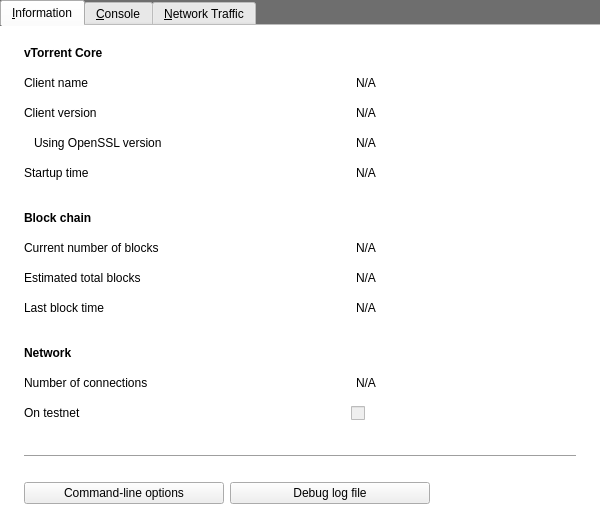
<?xml version="1.0" encoding="UTF-8"?>
<ui version="4.0">
 <class>RPCConsole</class>
 <widget class="QDialog" name="RPCConsole">
  <property name="geometry">
   <rect>
    <x>0</x>
    <y>0</y>
    <width>600</width>
    <height>525</height>
   </rect>
  </property>
  <property name="sizePolicy">
   <sizepolicy hsizetype="Preferred" vsizetype="Preferred">
    <horstretch>0</horstretch>
    <verstretch>0</verstretch>
   </sizepolicy>
  </property>
  <property name="minimumSize">
   <size>
    <width>600</width>
    <height>525</height>
   </size>
  </property>
  <property name="maximumSize">
   <size>
    <width>600</width>
    <height>525</height>
   </size>
  </property>
  <property name="windowTitle">
   <string>vTorrent - Debug window</string>
  </property>
  <property name="styleSheet">
   <string notr="true">QDialog { 
background-color: rgb(110,110,110);
}</string>
  </property>
  <layout class="QVBoxLayout" name="verticalLayout_2">
   <property name="leftMargin">
    <number>0</number>
   </property>
   <property name="topMargin">
    <number>0</number>
   </property>
   <property name="rightMargin">
    <number>0</number>
   </property>
   <property name="bottomMargin">
    <number>0</number>
   </property>
   <item>
    <widget class="QTabWidget" name="tabWidget">
     <property name="styleSheet">
      <string notr="true">#tab_info {
	background-color: rgb(255,255,255);
}
#tab_console {
	background-color: rgb(255,255,255);
}
#tab {
	background-color: rgb(255,255,255);
}</string>
     </property>
     <property name="currentIndex">
      <number>0</number>
     </property>
     <property name="documentMode">
      <bool>true</bool>
     </property>
     <widget class="QWidget" name="tab_info">
      <attribute name="title">
       <string>&amp;Information</string>
      </attribute>
      <layout class="QVBoxLayout" name="verticalLayout_10">
       <property name="spacing">
        <number>12</number>
       </property>
       <property name="leftMargin">
        <number>24</number>
       </property>
       <property name="rightMargin">
        <number>24</number>
       </property>
       <item>
        <widget class="QFrame" name="frame">
         <property name="minimumSize">
          <size>
           <width>0</width>
           <height>150</height>
          </size>
         </property>
         <property name="maximumSize">
          <size>
           <width>16777215</width>
           <height>150</height>
          </size>
         </property>
         <layout class="QVBoxLayout" name="verticalLayout_6">
          <property name="spacing">
           <number>0</number>
          </property>
          <property name="leftMargin">
           <number>0</number>
          </property>
          <property name="topMargin">
           <number>0</number>
          </property>
          <property name="rightMargin">
           <number>0</number>
          </property>
          <property name="bottomMargin">
           <number>0</number>
          </property>
          <item>
           <widget class="QLabel" name="label_9">
            <property name="maximumSize">
             <size>
              <width>16777215</width>
              <height>30</height>
             </size>
            </property>
            <property name="font">
             <font>
              <weight>75</weight>
              <bold>true</bold>
             </font>
            </property>
            <property name="text">
             <string>&lt;html&gt;&lt;head/&gt;&lt;body&gt;&lt;p&gt;&lt;span style=&quot; font-weight:600;&quot;&gt;vTorrent Core&lt;/span&gt;&lt;/p&gt;&lt;/body&gt;&lt;/html&gt;</string>
            </property>
           </widget>
          </item>
          <item>
           <widget class="QFrame" name="frame">
            <property name="maximumSize">
             <size>
              <width>16777215</width>
              <height>30</height>
             </size>
            </property>
            <layout class="QHBoxLayout" name="horizontalLayout_6">
             <property name="leftMargin">
              <number>0</number>
             </property>
             <property name="topMargin">
              <number>0</number>
             </property>
             <property name="rightMargin">
              <number>0</number>
             </property>
             <property name="bottomMargin">
              <number>0</number>
             </property>
             <item>
              <widget class="QLabel" name="label_5">
               <property name="minimumSize">
                <size>
                 <width>0</width>
                 <height>30</height>
                </size>
               </property>
               <property name="text">
                <string>Client name</string>
               </property>
              </widget>
             </item>
             <item>
              <widget class="QLabel" name="clientName">
               <property name="minimumSize">
                <size>
                 <width>220</width>
                 <height>30</height>
                </size>
               </property>
               <property name="maximumSize">
                <size>
                 <width>220</width>
                 <height>16777215</height>
                </size>
               </property>
               <property name="cursor">
                <cursorShape>IBeamCursor</cursorShape>
               </property>
               <property name="text">
                <string>N/A</string>
               </property>
               <property name="textFormat">
                <enum>Qt::PlainText</enum>
               </property>
               <property name="textInteractionFlags">
                <set>Qt::LinksAccessibleByMouse|Qt::TextSelectableByKeyboard|Qt::TextSelectableByMouse</set>
               </property>
              </widget>
             </item>
            </layout>
           </widget>
          </item>
          <item>
           <widget class="QFrame" name="frame">
            <property name="maximumSize">
             <size>
              <width>16777215</width>
              <height>30</height>
             </size>
            </property>
            <layout class="QHBoxLayout" name="horizontalLayout_7">
             <property name="leftMargin">
              <number>0</number>
             </property>
             <property name="topMargin">
              <number>0</number>
             </property>
             <property name="rightMargin">
              <number>0</number>
             </property>
             <property name="bottomMargin">
              <number>0</number>
             </property>
             <item>
              <widget class="QLabel" name="label_6">
               <property name="minimumSize">
                <size>
                 <width>0</width>
                 <height>30</height>
                </size>
               </property>
               <property name="text">
                <string>Client version</string>
               </property>
              </widget>
             </item>
             <item>
              <widget class="QLabel" name="clientVersion">
               <property name="minimumSize">
                <size>
                 <width>220</width>
                 <height>30</height>
                </size>
               </property>
               <property name="maximumSize">
                <size>
                 <width>220</width>
                 <height>16777215</height>
                </size>
               </property>
               <property name="cursor">
                <cursorShape>IBeamCursor</cursorShape>
               </property>
               <property name="text">
                <string>N/A</string>
               </property>
               <property name="textFormat">
                <enum>Qt::PlainText</enum>
               </property>
               <property name="textInteractionFlags">
                <set>Qt::LinksAccessibleByMouse|Qt::TextSelectableByKeyboard|Qt::TextSelectableByMouse</set>
               </property>
              </widget>
             </item>
            </layout>
           </widget>
          </item>
          <item>
           <widget class="QFrame" name="frame">
            <property name="maximumSize">
             <size>
              <width>16777215</width>
              <height>30</height>
             </size>
            </property>
            <layout class="QHBoxLayout" name="horizontalLayout_8">
             <property name="leftMargin">
              <number>0</number>
             </property>
             <property name="topMargin">
              <number>0</number>
             </property>
             <property name="rightMargin">
              <number>0</number>
             </property>
             <property name="bottomMargin">
              <number>0</number>
             </property>
             <item>
              <widget class="QLabel" name="label_14">
               <property name="minimumSize">
                <size>
                 <width>0</width>
                 <height>30</height>
                </size>
               </property>
               <property name="text">
                <string>Using OpenSSL version</string>
               </property>
               <property name="indent">
                <number>10</number>
               </property>
              </widget>
             </item>
             <item>
              <widget class="QLabel" name="openSSLVersion">
               <property name="minimumSize">
                <size>
                 <width>220</width>
                 <height>30</height>
                </size>
               </property>
               <property name="maximumSize">
                <size>
                 <width>220</width>
                 <height>16777215</height>
                </size>
               </property>
               <property name="cursor">
                <cursorShape>IBeamCursor</cursorShape>
               </property>
               <property name="text">
                <string>N/A</string>
               </property>
               <property name="textFormat">
                <enum>Qt::PlainText</enum>
               </property>
               <property name="textInteractionFlags">
                <set>Qt::LinksAccessibleByMouse|Qt::TextSelectableByKeyboard|Qt::TextSelectableByMouse</set>
               </property>
              </widget>
             </item>
            </layout>
           </widget>
          </item>
          <item>
           <widget class="QFrame" name="frame">
            <property name="maximumSize">
             <size>
              <width>16777215</width>
              <height>30</height>
             </size>
            </property>
            <layout class="QHBoxLayout" name="horizontalLayout_9">
             <property name="leftMargin">
              <number>0</number>
             </property>
             <property name="topMargin">
              <number>0</number>
             </property>
             <property name="rightMargin">
              <number>0</number>
             </property>
             <property name="bottomMargin">
              <number>0</number>
             </property>
             <item>
              <widget class="QLabel" name="label_13">
               <property name="minimumSize">
                <size>
                 <width>0</width>
                 <height>30</height>
                </size>
               </property>
               <property name="text">
                <string>Startup time</string>
               </property>
              </widget>
             </item>
             <item>
              <widget class="QLabel" name="startupTime">
               <property name="minimumSize">
                <size>
                 <width>220</width>
                 <height>30</height>
                </size>
               </property>
               <property name="maximumSize">
                <size>
                 <width>220</width>
                 <height>16777215</height>
                </size>
               </property>
               <property name="cursor">
                <cursorShape>IBeamCursor</cursorShape>
               </property>
               <property name="text">
                <string>N/A</string>
               </property>
               <property name="textFormat">
                <enum>Qt::PlainText</enum>
               </property>
               <property name="textInteractionFlags">
                <set>Qt::LinksAccessibleByMouse|Qt::TextSelectableByKeyboard|Qt::TextSelectableByMouse</set>
               </property>
              </widget>
             </item>
            </layout>
           </widget>
          </item>
         </layout>
        </widget>
       </item>
       <item>
        <widget class="QFrame" name="frame_3">
         <property name="minimumSize">
          <size>
           <width>0</width>
           <height>120</height>
          </size>
         </property>
         <property name="maximumSize">
          <size>
           <width>16777215</width>
           <height>120</height>
          </size>
         </property>
         <layout class="QVBoxLayout" name="verticalLayout_8">
          <property name="spacing">
           <number>0</number>
          </property>
          <property name="leftMargin">
           <number>0</number>
          </property>
          <property name="topMargin">
           <number>0</number>
          </property>
          <property name="rightMargin">
           <number>0</number>
          </property>
          <property name="bottomMargin">
           <number>0</number>
          </property>
          <item>
           <widget class="QLabel" name="label_10">
            <property name="minimumSize">
             <size>
              <width>0</width>
              <height>30</height>
             </size>
            </property>
            <property name="font">
             <font>
              <weight>75</weight>
              <bold>true</bold>
             </font>
            </property>
            <property name="text">
             <string>&lt;html&gt;&lt;head/&gt;&lt;body&gt;&lt;p&gt;&lt;span style=&quot; font-weight:600;&quot;&gt;Block chain&lt;/span&gt;&lt;/p&gt;&lt;/body&gt;&lt;/html&gt;</string>
            </property>
           </widget>
          </item>
          <item>
           <widget class="QFrame" name="frame">
            <property name="minimumSize">
             <size>
              <width>0</width>
              <height>30</height>
             </size>
            </property>
            <layout class="QHBoxLayout" name="horizontalLayout_12">
             <property name="leftMargin">
              <number>0</number>
             </property>
             <property name="topMargin">
              <number>0</number>
             </property>
             <property name="rightMargin">
              <number>0</number>
             </property>
             <property name="bottomMargin">
              <number>0</number>
             </property>
             <item>
              <widget class="QLabel" name="label_3">
               <property name="minimumSize">
                <size>
                 <width>0</width>
                 <height>30</height>
                </size>
               </property>
               <property name="text">
                <string>Current number of blocks</string>
               </property>
              </widget>
             </item>
             <item>
              <widget class="QLabel" name="numberOfBlocks">
               <property name="minimumSize">
                <size>
                 <width>220</width>
                 <height>30</height>
                </size>
               </property>
               <property name="maximumSize">
                <size>
                 <width>220</width>
                 <height>16777215</height>
                </size>
               </property>
               <property name="cursor">
                <cursorShape>IBeamCursor</cursorShape>
               </property>
               <property name="text">
                <string>N/A</string>
               </property>
               <property name="textFormat">
                <enum>Qt::PlainText</enum>
               </property>
               <property name="textInteractionFlags">
                <set>Qt::LinksAccessibleByMouse|Qt::TextSelectableByKeyboard|Qt::TextSelectableByMouse</set>
               </property>
              </widget>
             </item>
            </layout>
           </widget>
          </item>
          <item>
           <widget class="QFrame" name="frame">
            <property name="minimumSize">
             <size>
              <width>0</width>
              <height>30</height>
             </size>
            </property>
            <layout class="QHBoxLayout" name="horizontalLayout_13">
             <property name="leftMargin">
              <number>0</number>
             </property>
             <property name="topMargin">
              <number>0</number>
             </property>
             <property name="rightMargin">
              <number>0</number>
             </property>
             <property name="bottomMargin">
              <number>0</number>
             </property>
             <item>
              <widget class="QLabel" name="label_4">
               <property name="minimumSize">
                <size>
                 <width>0</width>
                 <height>30</height>
                </size>
               </property>
               <property name="text">
                <string>Estimated total blocks</string>
               </property>
              </widget>
             </item>
             <item>
              <widget class="QLabel" name="totalBlocks">
               <property name="minimumSize">
                <size>
                 <width>220</width>
                 <height>30</height>
                </size>
               </property>
               <property name="maximumSize">
                <size>
                 <width>220</width>
                 <height>16777215</height>
                </size>
               </property>
               <property name="cursor">
                <cursorShape>IBeamCursor</cursorShape>
               </property>
               <property name="text">
                <string>N/A</string>
               </property>
               <property name="textFormat">
                <enum>Qt::PlainText</enum>
               </property>
               <property name="textInteractionFlags">
                <set>Qt::LinksAccessibleByMouse|Qt::TextSelectableByKeyboard|Qt::TextSelectableByMouse</set>
               </property>
              </widget>
             </item>
            </layout>
           </widget>
          </item>
          <item>
           <widget class="QFrame" name="frame">
            <property name="minimumSize">
             <size>
              <width>0</width>
              <height>30</height>
             </size>
            </property>
            <layout class="QHBoxLayout" name="horizontalLayout_14">
             <property name="leftMargin">
              <number>0</number>
             </property>
             <property name="topMargin">
              <number>0</number>
             </property>
             <property name="rightMargin">
              <number>0</number>
             </property>
             <property name="bottomMargin">
              <number>0</number>
             </property>
             <item>
              <widget class="QLabel" name="label_2">
               <property name="minimumSize">
                <size>
                 <width>0</width>
                 <height>30</height>
                </size>
               </property>
               <property name="text">
                <string>Last block time</string>
               </property>
              </widget>
             </item>
             <item>
              <widget class="QLabel" name="lastBlockTime">
               <property name="minimumSize">
                <size>
                 <width>220</width>
                 <height>30</height>
                </size>
               </property>
               <property name="maximumSize">
                <size>
                 <width>220</width>
                 <height>16777215</height>
                </size>
               </property>
               <property name="cursor">
                <cursorShape>IBeamCursor</cursorShape>
               </property>
               <property name="text">
                <string>N/A</string>
               </property>
               <property name="textFormat">
                <enum>Qt::PlainText</enum>
               </property>
               <property name="textInteractionFlags">
                <set>Qt::LinksAccessibleByMouse|Qt::TextSelectableByKeyboard|Qt::TextSelectableByMouse</set>
               </property>
              </widget>
             </item>
            </layout>
           </widget>
          </item>
         </layout>
        </widget>
       </item>
       <item>
        <widget class="QFrame" name="frame_2">
         <property name="minimumSize">
          <size>
           <width>0</width>
           <height>90</height>
          </size>
         </property>
         <property name="maximumSize">
          <size>
           <width>16777215</width>
           <height>90</height>
          </size>
         </property>
         <layout class="QVBoxLayout" name="verticalLayout_7">
          <property name="spacing">
           <number>0</number>
          </property>
          <property name="leftMargin">
           <number>0</number>
          </property>
          <property name="topMargin">
           <number>0</number>
          </property>
          <property name="rightMargin">
           <number>0</number>
          </property>
          <property name="bottomMargin">
           <number>0</number>
          </property>
          <item>
           <widget class="QLabel" name="label_11">
            <property name="minimumSize">
             <size>
              <width>0</width>
              <height>30</height>
             </size>
            </property>
            <property name="font">
             <font>
              <weight>75</weight>
              <bold>true</bold>
             </font>
            </property>
            <property name="text">
             <string>&lt;html&gt;&lt;head/&gt;&lt;body&gt;&lt;p&gt;&lt;span style=&quot; font-weight:600;&quot;&gt;Network&lt;/span&gt;&lt;/p&gt;&lt;/body&gt;&lt;/html&gt;</string>
            </property>
           </widget>
          </item>
          <item>
           <widget class="QFrame" name="frame">
            <layout class="QHBoxLayout" name="horizontalLayout_10">
             <property name="leftMargin">
              <number>0</number>
             </property>
             <property name="topMargin">
              <number>0</number>
             </property>
             <property name="rightMargin">
              <number>0</number>
             </property>
             <property name="bottomMargin">
              <number>0</number>
             </property>
             <item>
              <widget class="QLabel" name="label_7">
               <property name="minimumSize">
                <size>
                 <width>0</width>
                 <height>30</height>
                </size>
               </property>
               <property name="text">
                <string>Number of connections</string>
               </property>
              </widget>
             </item>
             <item>
              <widget class="QLabel" name="numberOfConnections">
               <property name="minimumSize">
                <size>
                 <width>220</width>
                 <height>30</height>
                </size>
               </property>
               <property name="maximumSize">
                <size>
                 <width>220</width>
                 <height>16777215</height>
                </size>
               </property>
               <property name="cursor">
                <cursorShape>IBeamCursor</cursorShape>
               </property>
               <property name="text">
                <string>N/A</string>
               </property>
               <property name="textFormat">
                <enum>Qt::PlainText</enum>
               </property>
               <property name="textInteractionFlags">
                <set>Qt::LinksAccessibleByMouse|Qt::TextSelectableByKeyboard|Qt::TextSelectableByMouse</set>
               </property>
              </widget>
             </item>
            </layout>
           </widget>
          </item>
          <item>
           <widget class="QFrame" name="frame">
            <layout class="QHBoxLayout" name="horizontalLayout_11">
             <property name="leftMargin">
              <number>0</number>
             </property>
             <property name="topMargin">
              <number>0</number>
             </property>
             <property name="rightMargin">
              <number>0</number>
             </property>
             <property name="bottomMargin">
              <number>0</number>
             </property>
             <item>
              <widget class="QLabel" name="label_8">
               <property name="minimumSize">
                <size>
                 <width>0</width>
                 <height>30</height>
                </size>
               </property>
               <property name="text">
                <string>On testnet</string>
               </property>
              </widget>
             </item>
             <item>
              <widget class="QCheckBox" name="isTestNet">
               <property name="enabled">
                <bool>false</bool>
               </property>
               <property name="minimumSize">
                <size>
                 <width>225</width>
                 <height>30</height>
                </size>
               </property>
               <property name="maximumSize">
                <size>
                 <width>225</width>
                 <height>16777215</height>
                </size>
               </property>
              </widget>
             </item>
            </layout>
           </widget>
          </item>
         </layout>
        </widget>
       </item>
       <item>
        <spacer name="verticalSpacer_2">
         <property name="orientation">
          <enum>Qt::Vertical</enum>
         </property>
         <property name="sizeType">
          <enum>QSizePolicy::Fixed</enum>
         </property>
         <property name="sizeHint" stdset="0">
          <size>
           <width>20</width>
           <height>12</height>
          </size>
         </property>
        </spacer>
       </item>
       <item>
        <widget class="Line" name="line_3">
         <property name="orientation">
          <enum>Qt::Horizontal</enum>
         </property>
        </widget>
       </item>
       <item>
        <widget class="QFrame" name="frame_5">
         <property name="minimumSize">
          <size>
           <width>0</width>
           <height>40</height>
          </size>
         </property>
         <property name="maximumSize">
          <size>
           <width>16777215</width>
           <height>40</height>
          </size>
         </property>
         <layout class="QHBoxLayout" name="horizontalLayout_15">
          <property name="leftMargin">
           <number>0</number>
          </property>
          <property name="topMargin">
           <number>0</number>
          </property>
          <property name="rightMargin">
           <number>0</number>
          </property>
          <property name="bottomMargin">
           <number>0</number>
          </property>
          <item>
           <widget class="QPushButton" name="showCLOptionsButton">
            <property name="minimumSize">
             <size>
              <width>200</width>
              <height>0</height>
             </size>
            </property>
            <property name="toolTip">
             <string>Show the vTorrent-Qt help message to get a list with possible XCash command-line options.</string>
            </property>
            <property name="text">
             <string>Command-line options</string>
            </property>
            <property name="autoDefault">
             <bool>false</bool>
            </property>
           </widget>
          </item>
          <item>
           <widget class="QPushButton" name="openDebugLogfileButton">
            <property name="minimumSize">
             <size>
              <width>200</width>
              <height>0</height>
             </size>
            </property>
            <property name="toolTip">
             <string>Open the vTorrent debug log file from the current data directory. This can take a few seconds for large log files.</string>
            </property>
            <property name="text">
             <string>Debug log file</string>
            </property>
            <property name="autoDefault">
             <bool>false</bool>
            </property>
           </widget>
          </item>
          <item>
           <spacer name="horizontalSpacer_2">
            <property name="orientation">
             <enum>Qt::Horizontal</enum>
            </property>
            <property name="sizeHint" stdset="0">
             <size>
              <width>40</width>
              <height>20</height>
             </size>
            </property>
           </spacer>
          </item>
         </layout>
        </widget>
       </item>
      </layout>
     </widget>
     <widget class="QWidget" name="tab_console">
      <attribute name="title">
       <string>&amp;Console</string>
      </attribute>
      <layout class="QVBoxLayout" name="verticalLayout_3">
       <property name="spacing">
        <number>6</number>
       </property>
       <property name="leftMargin">
        <number>12</number>
       </property>
       <property name="rightMargin">
        <number>12</number>
       </property>
       <property name="bottomMargin">
        <number>12</number>
       </property>
       <item>
        <widget class="QTextEdit" name="messagesWidget">
         <property name="minimumSize">
          <size>
           <width>0</width>
           <height>100</height>
          </size>
         </property>
         <property name="readOnly">
          <bool>true</bool>
         </property>
         <property name="tabKeyNavigation" stdset="0">
          <bool>false</bool>
         </property>
         <property name="columnCount" stdset="0">
          <number>2</number>
         </property>
        </widget>
       </item>
       <item>
        <layout class="QHBoxLayout" name="horizontalLayout">
         <property name="spacing">
          <number>3</number>
         </property>
         <item>
          <widget class="QLabel" name="label">
           <property name="text">
            <string notr="true">&gt;</string>
           </property>
          </widget>
         </item>
         <item>
          <widget class="QLineEdit" name="lineEdit"/>
         </item>
         <item>
          <widget class="QPushButton" name="clearButton">
           <property name="maximumSize">
            <size>
             <width>24</width>
             <height>24</height>
            </size>
           </property>
           <property name="toolTip">
            <string>Clear console</string>
           </property>
           <property name="text">
            <string/>
           </property>
           <property name="icon">
            <iconset resource="../bitcoin.qrc">
             <normaloff>:/icons/remove</normaloff>:/icons/remove</iconset>
           </property>
           <property name="shortcut">
            <string notr="true">Ctrl+L</string>
           </property>
           <property name="autoDefault">
            <bool>false</bool>
           </property>
          </widget>
         </item>
        </layout>
       </item>
      </layout>
     </widget>
     <widget class="QWidget" name="tab">
      <attribute name="title">
       <string>&amp;Network Traffic</string>
      </attribute>
      <layout class="QHBoxLayout" name="horizontalLayout_3">
       <item>
        <layout class="QVBoxLayout" name="verticalLayout_4">
         <item>
          <widget class="TrafficGraphWidget" name="trafficGraph" native="true">
           <property name="sizePolicy">
            <sizepolicy hsizetype="Expanding" vsizetype="Expanding">
             <horstretch>0</horstretch>
             <verstretch>0</verstretch>
            </sizepolicy>
           </property>
          </widget>
         </item>
         <item>
          <layout class="QHBoxLayout" name="horizontalLayout_2">
           <item>
            <widget class="QSlider" name="sldGraphRange">
             <property name="minimum">
              <number>1</number>
             </property>
             <property name="maximum">
              <number>288</number>
             </property>
             <property name="pageStep">
              <number>12</number>
             </property>
             <property name="value">
              <number>6</number>
             </property>
             <property name="orientation">
              <enum>Qt::Horizontal</enum>
             </property>
            </widget>
           </item>
           <item>
            <widget class="QLabel" name="lblGraphRange">
             <property name="minimumSize">
              <size>
               <width>100</width>
               <height>0</height>
              </size>
             </property>
             <property name="alignment">
              <set>Qt::AlignCenter</set>
             </property>
            </widget>
           </item>
           <item>
            <widget class="QPushButton" name="btnClearTrafficGraph">
             <property name="text">
              <string>&amp;Clear</string>
             </property>
            </widget>
           </item>
          </layout>
         </item>
        </layout>
       </item>
       <item>
        <layout class="QVBoxLayout" name="verticalLayout">
         <item>
          <widget class="QGroupBox" name="groupBox">
           <layout class="QVBoxLayout" name="verticalLayout_5">
            <item>
             <widget class="QLabel" name="label_12">
              <property name="text">
               <string>Totals</string>
              </property>
             </widget>
            </item>
            <item>
             <layout class="QHBoxLayout" name="horizontalLayout_4">
              <item>
               <widget class="Line" name="line">
                <property name="sizePolicy">
                 <sizepolicy hsizetype="Fixed" vsizetype="Fixed">
                  <horstretch>0</horstretch>
                  <verstretch>0</verstretch>
                 </sizepolicy>
                </property>
                <property name="minimumSize">
                 <size>
                  <width>10</width>
                  <height>0</height>
                 </size>
                </property>
                <property name="palette">
                 <palette>
                  <active>
                   <colorrole role="Light">
                    <brush brushstyle="SolidPattern">
                     <color alpha="255">
                      <red>0</red>
                      <green>255</green>
                      <blue>0</blue>
                     </color>
                    </brush>
                   </colorrole>
                  </active>
                  <inactive>
                   <colorrole role="Light">
                    <brush brushstyle="SolidPattern">
                     <color alpha="255">
                      <red>0</red>
                      <green>255</green>
                      <blue>0</blue>
                     </color>
                    </brush>
                   </colorrole>
                  </inactive>
                  <disabled>
                   <colorrole role="Light">
                    <brush brushstyle="SolidPattern">
                     <color alpha="255">
                      <red>0</red>
                      <green>255</green>
                      <blue>0</blue>
                     </color>
                    </brush>
                   </colorrole>
                  </disabled>
                 </palette>
                </property>
                <property name="orientation">
                 <enum>Qt::Horizontal</enum>
                </property>
               </widget>
              </item>
              <item>
               <widget class="QLabel" name="label_16">
                <property name="text">
                 <string>In:</string>
                </property>
               </widget>
              </item>
              <item>
               <widget class="QLabel" name="lblBytesIn">
                <property name="minimumSize">
                 <size>
                  <width>50</width>
                  <height>0</height>
                 </size>
                </property>
                <property name="alignment">
                 <set>Qt::AlignRight|Qt::AlignTrailing|Qt::AlignVCenter</set>
                </property>
               </widget>
              </item>
             </layout>
            </item>
            <item>
             <layout class="QHBoxLayout" name="horizontalLayout_5">
              <item>
               <widget class="Line" name="line_2">
                <property name="sizePolicy">
                 <sizepolicy hsizetype="Fixed" vsizetype="Fixed">
                  <horstretch>0</horstretch>
                  <verstretch>0</verstretch>
                 </sizepolicy>
                </property>
                <property name="minimumSize">
                 <size>
                  <width>10</width>
                  <height>0</height>
                 </size>
                </property>
                <property name="palette">
                 <palette>
                  <active>
                   <colorrole role="Light">
                    <brush brushstyle="SolidPattern">
                     <color alpha="255">
                      <red>255</red>
                      <green>0</green>
                      <blue>0</blue>
                     </color>
                    </brush>
                   </colorrole>
                  </active>
                  <inactive>
                   <colorrole role="Light">
                    <brush brushstyle="SolidPattern">
                     <color alpha="255">
                      <red>255</red>
                      <green>0</green>
                      <blue>0</blue>
                     </color>
                    </brush>
                   </colorrole>
                  </inactive>
                  <disabled>
                   <colorrole role="Light">
                    <brush brushstyle="SolidPattern">
                     <color alpha="255">
                      <red>255</red>
                      <green>0</green>
                      <blue>0</blue>
                     </color>
                    </brush>
                   </colorrole>
                  </disabled>
                 </palette>
                </property>
                <property name="orientation">
                 <enum>Qt::Horizontal</enum>
                </property>
               </widget>
              </item>
              <item>
               <widget class="QLabel" name="label_17">
                <property name="text">
                 <string>Out:</string>
                </property>
               </widget>
              </item>
              <item>
               <widget class="QLabel" name="lblBytesOut">
                <property name="minimumSize">
                 <size>
                  <width>50</width>
                  <height>0</height>
                 </size>
                </property>
                <property name="alignment">
                 <set>Qt::AlignRight|Qt::AlignTrailing|Qt::AlignVCenter</set>
                </property>
               </widget>
              </item>
             </layout>
            </item>
            <item>
             <spacer name="verticalSpacer_4">
              <property name="orientation">
               <enum>Qt::Vertical</enum>
              </property>
              <property name="sizeHint" stdset="0">
               <size>
                <width>20</width>
                <height>407</height>
               </size>
              </property>
             </spacer>
            </item>
           </layout>
          </widget>
         </item>
        </layout>
       </item>
      </layout>
     </widget>
    </widget>
   </item>
  </layout>
 </widget>
 <customwidgets>
  <customwidget>
   <class>TrafficGraphWidget</class>
   <extends>QWidget</extends>
   <header>trafficgraphwidget.h</header>
   <container>1</container>
   <slots>
    <slot>clear()</slot>
   </slots>
  </customwidget>
 </customwidgets>
 <resources>
  <include location="../bitcoin.qrc"/>
 </resources>
 <connections/>
</ui>
